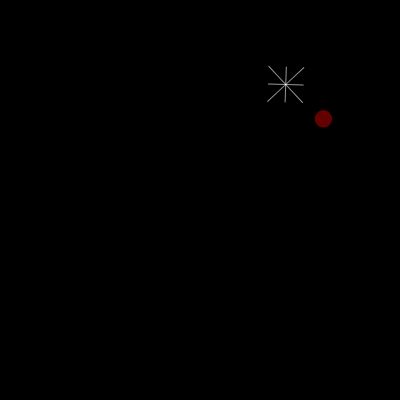
Frame 1 (no input)
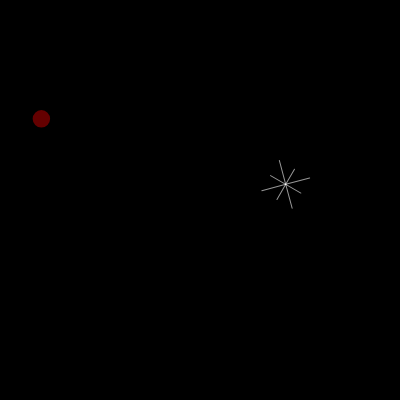
Frame 60 (no input)
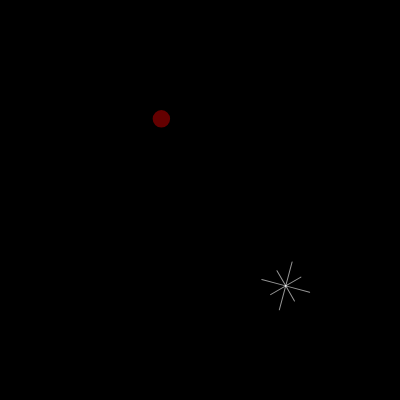
Frame 120 (the mouse pressed at the canvas centre since frame 60)

The p5.js sketch that drew these frames (run headless with seeded random() and noise() and a simulated clock; from frame 60 on, the mouse is pressed at the canvas centre):

// p5.js sketch
// ── sketch.js
var mySnowflake;
var myBall;

function setup() {
    createCanvas(400, 400);
    
    mySnowflake = new Snowflake();
    myBall = new Ball();
}

function draw() {
  background(0);
  
  mySnowflake.move();
  mySnowflake.display();
  
  myBall.move();
  myBall.display();
  
}



// ── ball.js
class Ball
{
    constructor()
    {
        // Create a new ball with a default
        // x, y, size, and speed
        this.x = random(width);
        this.y = random(height);
        this.size = random(15,25);
        this.speed = 2;
    }

    move()
    {
        // Move sideways based on the speed
        this.x = this.x + this.speed;
        
        // Wrap the back to the top of the canvas
        this.x %= width; 
    }
    
    display()
    {
        push();
        // Make our ball red
        fill(255, 0, 0, 100);
        noStroke();
        ellipse(this.x, this.y, this.size, this.size);
        pop();
    }
}

// ── snowflake.js
class Snowflake
{
    constructor()
    {
        // Create a new snowflake with a default
        // x, y, size, and speed
        this.x = random(width);
        this.y = random(height);
        this.size = random(10,20);
        this.speed = random(1,3);
        this.rotation = 0;
    }

    move()
    {
        // Move down based on the speed
        this.y = this.y + this.speed;
        
        // Wrap the snowflake back to the top of the canvas
        this.y %= height; // Divides y by the height and then sets y to the remainder
        
        // Rotate a bit
        this.rotation += 2;
        if(this.rotation >= 360)
            this.rotation = 0;
    }
    
    display()
    {
        push();
        angleMode(DEGREES);
        stroke(255, 255, 255, 150);
        
        translate(this.x, this.y);
        rotate(this.rotation);
        line(0, 0, -this.size, 0);
        line(0, 0, -this.size, -this.size);
        line(0, 0, 0, -this.size);
        line(0, 0, this.size, -this.size);
        line(0, 0, this.size, 0);
        line(0, 0, this.size, this.size);
        line(0, 0, 0, this.size);
        line(0, 0, -this.size, this.size);
        
        pop();
    }
}
